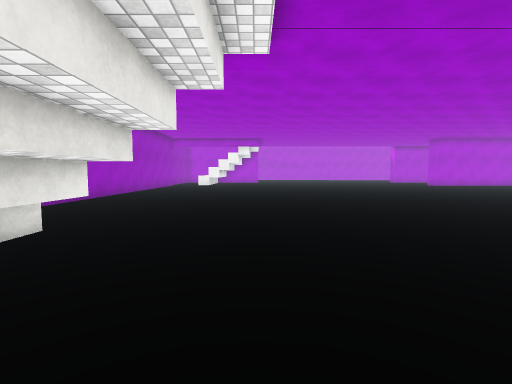
View 1 (above)

21 first-person views from a walk through a scene from a Unity 3-D project. The camera is 1.2 m above the floor, tilts 4° down and sees 85° across. The floor is counted in squares, 1 m on a side. Each view is taken from the middle of a square. On the plan, view 1 faces up. The plan holds only what a view shows up to about 13 squares ahead; the rest is blank. The place goes on beyond the plan. Surface patterns are stand-ins for the level's own textures.

View 2
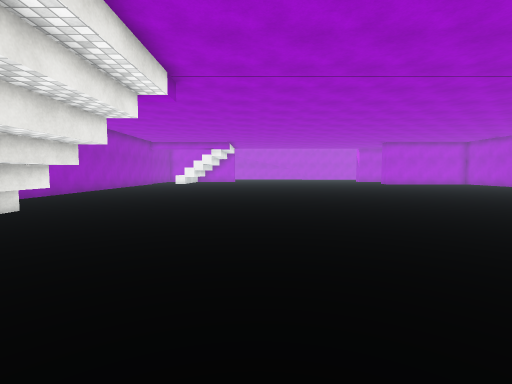

View 3
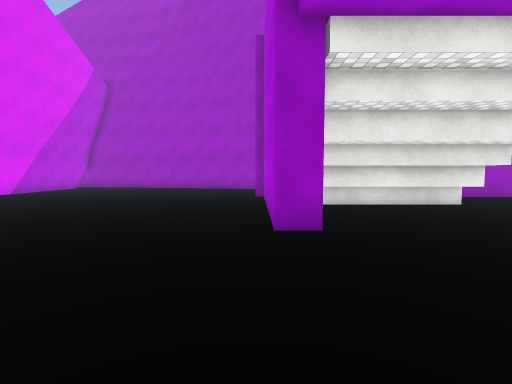

View 4
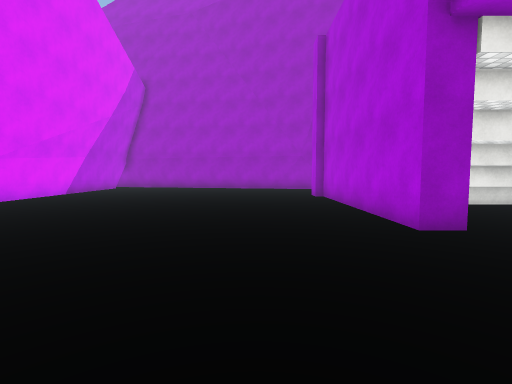

View 5
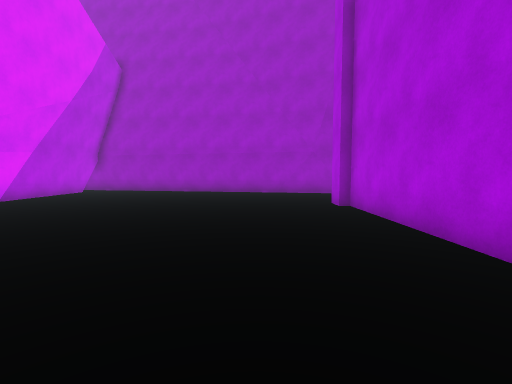

View 6
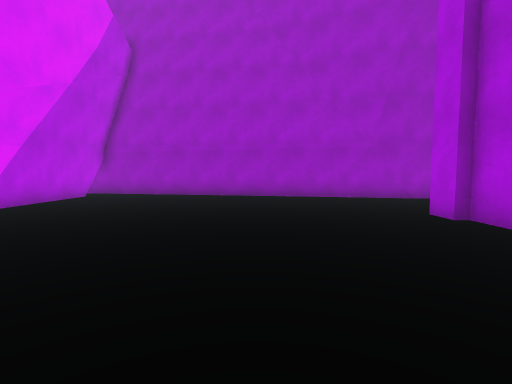

View 7
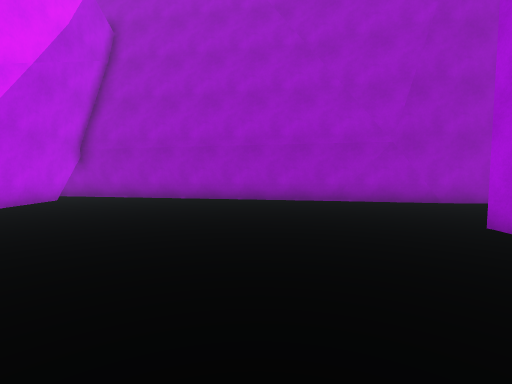

View 8
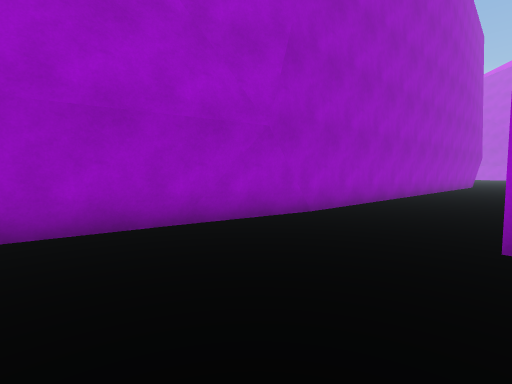

View 9
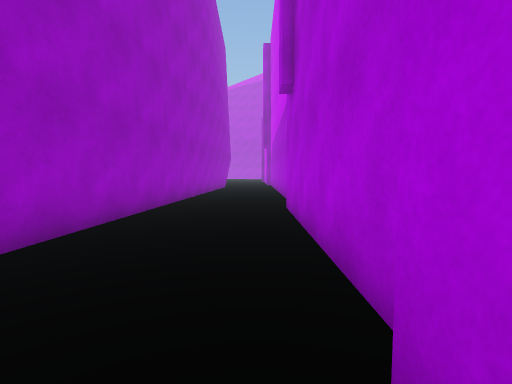

View 10
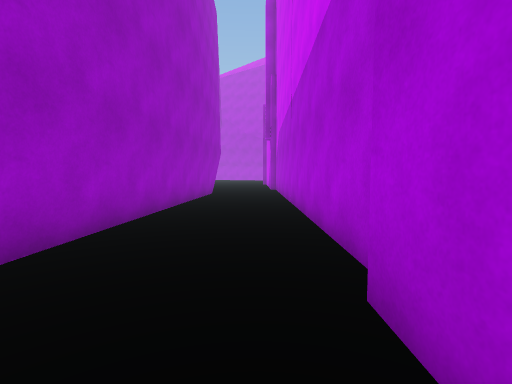

View 11
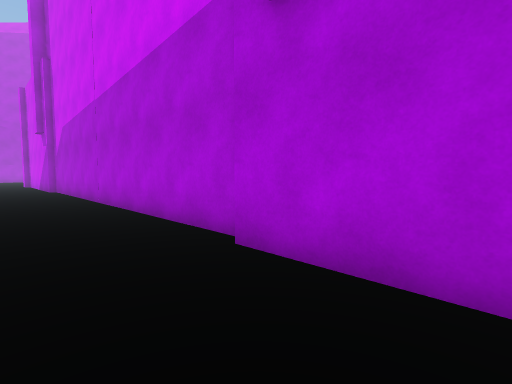

View 12
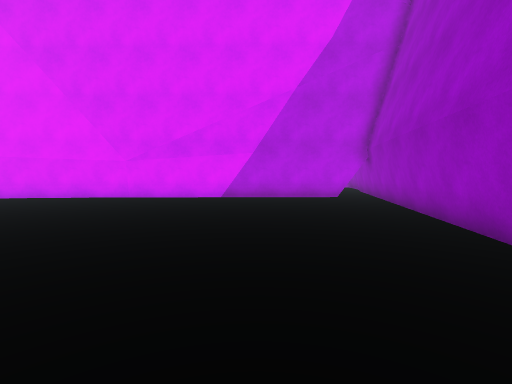

View 13
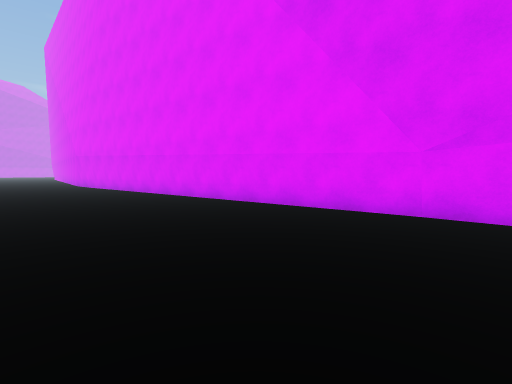

View 14
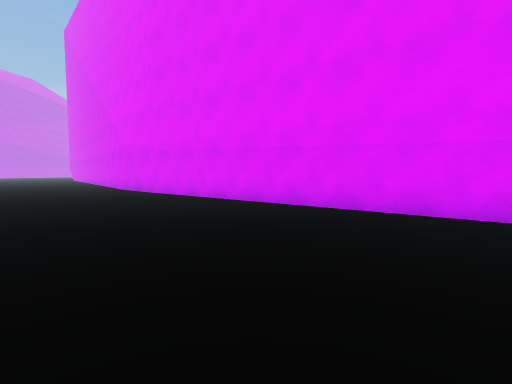

View 15
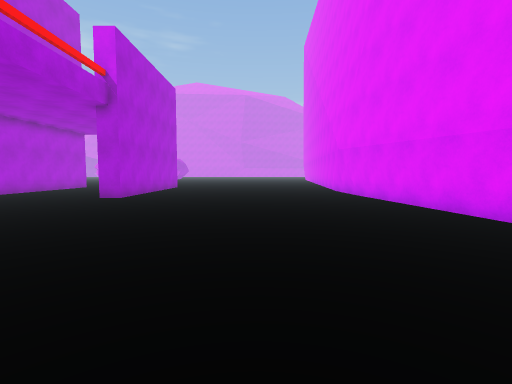

View 16
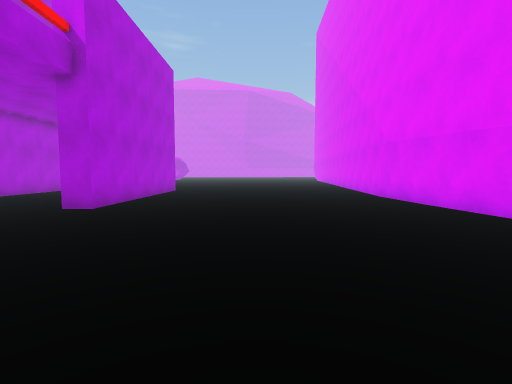

View 17
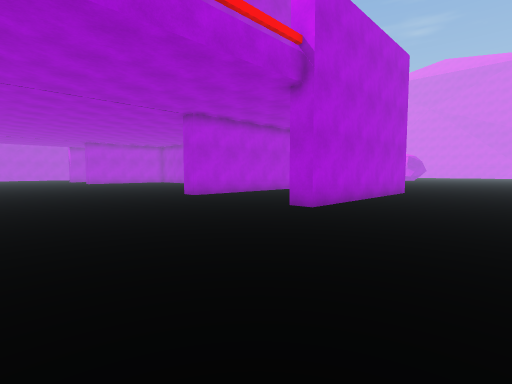

View 18
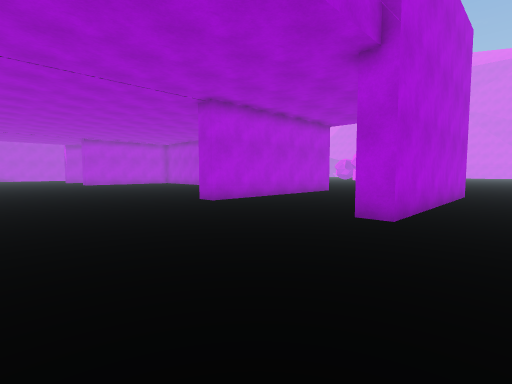

View 19
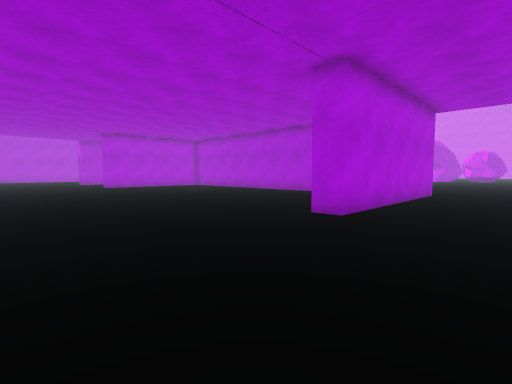

View 20
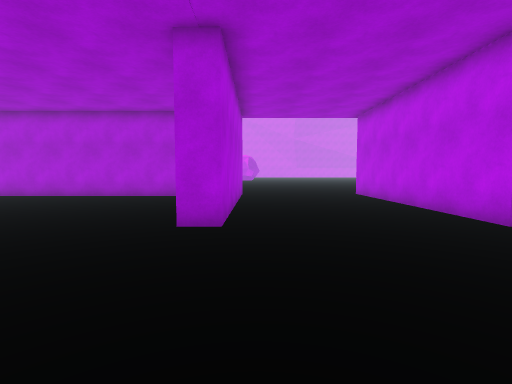

View 21
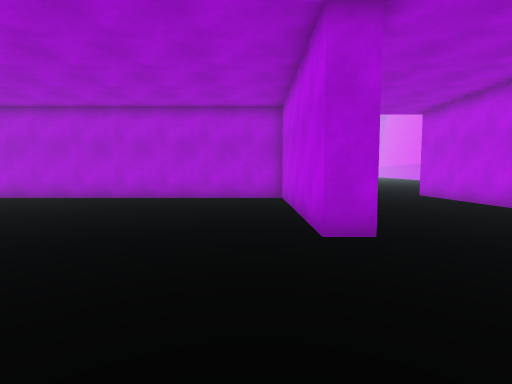

### Floor plan
Key: @ floor where view 1 was taken; # wall or solid block; . floor; ^ raised ledge.
Columns run from 16 left of view 1 to 24 right of it. Each row starts with its distance up from view 1.
 18    #....#                 ..          ..
 17    #....#                 ...        ...
 16    #....#                 ....      ....
 15    #....#                 .....   ......
 14    #....#                 ...... .......
 13    #....#...............................
 12    #....#...............................
 11    #....#...............................
 10    #....#...............................
  9    #....#...............................
  8    #....#...............................
  7    #...## ......................#########
  6   ##...#    ##..................#########
  5   #....#   ^##...........................
  4   #....#   ^##...........................
  3   #....#   ^##...........................
  2   #....#   ^##..... .....................
  1   #....#   ^##.....   ...................
  0   #....#    ##..@.      .................
 -1   #....##########..     .........########
 -2   #....##..........   .  ................
 -3  ##............... .    .................
 -4  ##...............     .................
 -5  #.................   ...................
 -6  #.................    ..................
 -7  #..................  ...............
 -8 ##...................................
 -9 ##...................................
-10 #....................................
-11 #....................................
-12 #....................................
-13 #..............................######
-14 #...................#############
-15 ######################

Positions as (right, up) in squares from view 1, and headings:
1: (0, 0), facing up
2: (3, -3), facing up
3: (6, -2), facing left
4: (6, -5), facing left
5: (2, -5), facing left
6: (-1, -7), facing left
7: (-3, -7), facing left
8: (-9, -7), facing up-left
9: (-10, -2), facing up
10: (-10, 5), facing up
11: (-12, 4), facing up-right
12: (-11, -2), facing down
13: (-7, -7), facing down-right
14: (1, -6), facing down-right
15: (3, -8), facing right
16: (7, -7), facing right
17: (8, -7), facing up-right
18: (9, -4), facing up-right
19: (9, 2), facing up-right
20: (10, 5), facing right
21: (11, 8), facing right
